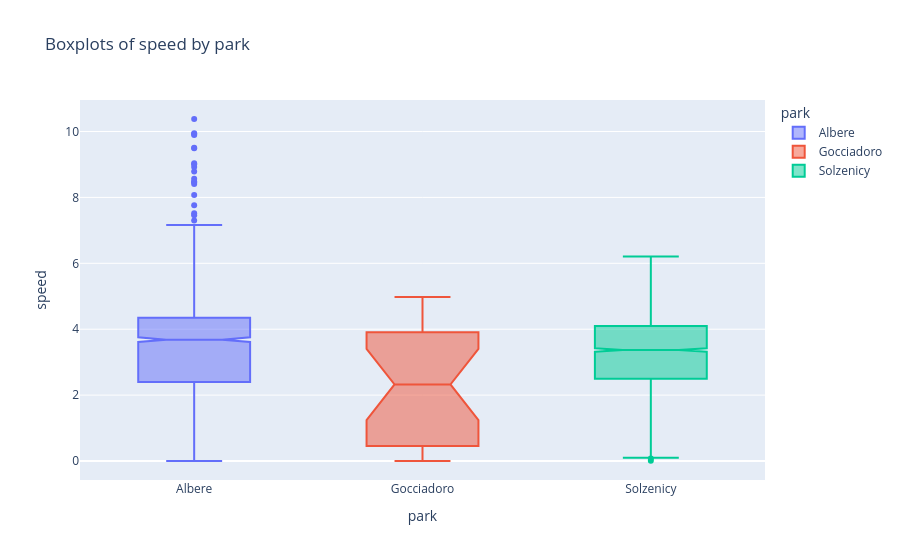

This figure's notebook cell:
### Code cell
# remove outliers:
parks_df = parks_df[parks_df.speed <= 12]

# plot
fig = px.box(parks_df, x='park', y="speed", color="park",
            notched=True, 
            title="Boxplots of speed by park")
fig.show()

### Figure 1 — Plotly figure (JSON) as saved in the notebook; plotly's stock layout.template omitted (floating-point values rounded to 4 significant figures; data arrays with more than 128 entries replaced by an {"elided": "..."} marker saying what was removed)
{"data": [{"alignmentgroup": "True", "hovertemplate": "park=%{x}<br>speed=%{y}<extra></extra>", "legendgroup": "Albere", "marker": {"color": "#636efa"}, "name": "Albere", "notched": true, "offsetgroup": "Albere", "orientation": "v", "showlegend": true, "type": "box", "x": {"elided": "1834 str values"}, "x0": " ", "xaxis": "x", "y": {"elided": "1834 float values"}, "y0": " ", "yaxis": "y"}, {"alignmentgroup": "True", "hovertemplate": "park=%{x}<br>speed=%{y}<extra></extra>", "legendgroup": "Gocciadoro", "marker": {"color": "#EF553B"}, "name": "Gocciadoro", "notched": true, "offsetgroup": "Gocciadoro", "orientation": "v", "showlegend": true, "type": "box", "x": ["Gocciadoro", "Gocciadoro", "Gocciadoro", "Gocciadoro", "Gocciadoro", "Gocciadoro", "Gocciadoro", "Gocciadoro", "Gocciadoro", "Gocciadoro", "Gocciadoro", "Gocciadoro", "Gocciadoro", "Gocciadoro", "Gocciadoro", "Gocciadoro", "Gocciadoro", "Gocciadoro", "Gocciadoro", "Gocciadoro", "Gocciadoro", "Gocciadoro", "Gocciadoro", "Gocciadoro", "Gocciadoro"], "x0": " ", "xaxis": "x", "y": [4.712, 3.057, 1.468, 0.564, 2.199, 0.001077, 0.007811, 2.297, 3.92, 0.1456, 1.583, 1.917, 2.462, 3.901, 4.043, 3.023, 2.834, 2.324, 0.1354, 4.967, 0.1063, 0.1375, 2.608, 4.98, 4.635], "y0": " ", "yaxis": "y"}, {"alignmentgroup": "True", "hovertemplate": "park=%{x}<br>speed=%{y}<extra></extra>", "legendgroup": "Solzenicy", "marker": {"color": "#00cc96"}, "name": "Solzenicy", "notched": true, "offsetgroup": "Solzenicy", "orientation": "v", "showlegend": true, "type": "box", "x": {"elided": "2479 str values"}, "x0": " ", "xaxis": "x", "y": {"elided": "2479 float values"}, "y0": " ", "yaxis": "y"}], "layout": {"boxmode": "overlay", "legend": {"title": {"text": "park"}, "tracegroupgap": 0}, "title": {"text": "Boxplots of speed by park"}, "xaxis": {"anchor": "y", "categoryarray": ["Albere", "Gocciadoro", "Solzenicy"], "categoryorder": "array", "domain": [0, 1], "title": {"text": "park"}}, "yaxis": {"anchor": "x", "domain": [0, 1], "title": {"text": "speed"}}}}
